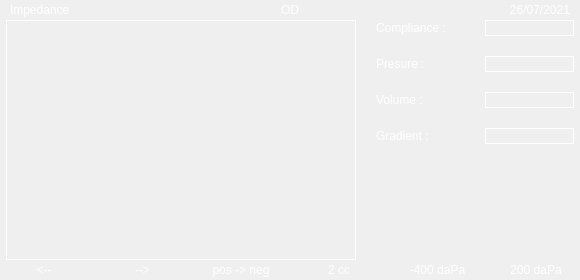
<?xml version="1.0" encoding="UTF-8"?>
<ui version="4.0">
 <class>Z_zscreen</class>
 <widget class="QWidget" name="Z_zscreen">
  <property name="geometry">
   <rect>
    <x>0</x>
    <y>0</y>
    <width>580</width>
    <height>280</height>
   </rect>
  </property>
  <property name="minimumSize">
   <size>
    <width>580</width>
    <height>280</height>
   </size>
  </property>
  <property name="maximumSize">
   <size>
    <width>590</width>
    <height>290</height>
   </size>
  </property>
  <property name="windowTitle">
   <string>ZSim</string>
  </property>
  <property name="styleSheet">
   <string notr="true">font: 10pt &quot;Monospace&quot;;
color: rgb(255, 255, 255);</string>
  </property>
  <layout class="QVBoxLayout" name="verticalLayout">
   <property name="spacing">
    <number>0</number>
   </property>
   <property name="leftMargin">
    <number>0</number>
   </property>
   <property name="topMargin">
    <number>0</number>
   </property>
   <property name="rightMargin">
    <number>0</number>
   </property>
   <property name="bottomMargin">
    <number>0</number>
   </property>
   <item>
    <widget class="QFrame" name="horizontalFrame">
     <property name="minimumSize">
      <size>
       <width>0</width>
       <height>20</height>
      </size>
     </property>
     <property name="maximumSize">
      <size>
       <width>16777215</width>
       <height>20</height>
      </size>
     </property>
     <layout class="QHBoxLayout" name="horizontalLayout">
      <property name="spacing">
       <number>0</number>
      </property>
      <property name="leftMargin">
       <number>10</number>
      </property>
      <property name="topMargin">
       <number>0</number>
      </property>
      <property name="rightMargin">
       <number>10</number>
      </property>
      <property name="bottomMargin">
       <number>0</number>
      </property>
      <item>
       <widget class="QLabel" name="label_8">
        <property name="text">
         <string>Impedance</string>
        </property>
       </widget>
      </item>
      <item>
       <widget class="QLabel" name="lbl_side">
        <property name="text">
         <string>OD</string>
        </property>
        <property name="alignment">
         <set>Qt::AlignCenter</set>
        </property>
       </widget>
      </item>
      <item>
       <widget class="QLabel" name="lbl_timeDate">
        <property name="text">
         <string>26/07/2021</string>
        </property>
        <property name="alignment">
         <set>Qt::AlignRight|Qt::AlignTrailing|Qt::AlignVCenter</set>
        </property>
       </widget>
      </item>
     </layout>
    </widget>
   </item>
   <item>
    <layout class="QHBoxLayout" name="horizontalLayout_2">
     <property name="spacing">
      <number>20</number>
     </property>
     <property name="leftMargin">
      <number>6</number>
     </property>
     <property name="rightMargin">
      <number>6</number>
     </property>
     <item>
      <widget class="QFrame" name="verticalFrame_2">
       <property name="minimumSize">
        <size>
         <width>350</width>
         <height>0</height>
        </size>
       </property>
       <property name="frameShape">
        <enum>QFrame::Box</enum>
       </property>
       <property name="frameShadow">
        <enum>QFrame::Plain</enum>
       </property>
       <layout class="QVBoxLayout" name="graph"/>
      </widget>
     </item>
     <item>
      <layout class="QVBoxLayout" name="verticalLayout_2">
       <item>
        <layout class="QHBoxLayout" name="horizontalLayout_5">
         <item>
          <widget class="QLabel" name="label_11">
           <property name="text">
            <string>Compliance :</string>
           </property>
          </widget>
         </item>
         <item>
          <widget class="QLabel" name="lbl_c">
           <property name="frameShape">
            <enum>QFrame::Box</enum>
           </property>
           <property name="text">
            <string/>
           </property>
          </widget>
         </item>
        </layout>
       </item>
       <item>
        <layout class="QHBoxLayout" name="horizontalLayout_7">
         <item>
          <widget class="QLabel" name="label_13">
           <property name="text">
            <string>Presure :</string>
           </property>
          </widget>
         </item>
         <item>
          <widget class="QLabel" name="lbl_p">
           <property name="frameShape">
            <enum>QFrame::Box</enum>
           </property>
           <property name="text">
            <string/>
           </property>
          </widget>
         </item>
        </layout>
       </item>
       <item>
        <layout class="QHBoxLayout" name="horizontalLayout_6">
         <item>
          <widget class="QLabel" name="label_15">
           <property name="text">
            <string>Volume :</string>
           </property>
          </widget>
         </item>
         <item>
          <widget class="QLabel" name="lbl_v">
           <property name="frameShape">
            <enum>QFrame::Box</enum>
           </property>
           <property name="text">
            <string/>
           </property>
          </widget>
         </item>
        </layout>
       </item>
       <item>
        <layout class="QHBoxLayout" name="horizontalLayout_4">
         <item>
          <widget class="QLabel" name="label_17">
           <property name="text">
            <string>Gradient :</string>
           </property>
          </widget>
         </item>
         <item>
          <widget class="QLabel" name="lbl_g">
           <property name="frameShape">
            <enum>QFrame::Box</enum>
           </property>
           <property name="text">
            <string/>
           </property>
          </widget>
         </item>
        </layout>
       </item>
       <item>
        <spacer name="verticalSpacer">
         <property name="orientation">
          <enum>Qt::Vertical</enum>
         </property>
         <property name="sizeHint" stdset="0">
          <size>
           <width>20</width>
           <height>40</height>
          </size>
         </property>
        </spacer>
       </item>
      </layout>
     </item>
    </layout>
   </item>
   <item>
    <widget class="QFrame" name="horizontalFrame_3">
     <property name="minimumSize">
      <size>
       <width>0</width>
       <height>20</height>
      </size>
     </property>
     <property name="maximumSize">
      <size>
       <width>16777215</width>
       <height>20</height>
      </size>
     </property>
     <layout class="QHBoxLayout" name="horizontalLayout_3">
      <property name="spacing">
       <number>40</number>
      </property>
      <property name="leftMargin">
       <number>15</number>
      </property>
      <property name="topMargin">
       <number>0</number>
      </property>
      <property name="rightMargin">
       <number>15</number>
      </property>
      <property name="bottomMargin">
       <number>0</number>
      </property>
      <item>
       <widget class="QLabel" name="label_3">
        <property name="text">
         <string>&lt;--</string>
        </property>
        <property name="alignment">
         <set>Qt::AlignCenter</set>
        </property>
       </widget>
      </item>
      <item>
       <widget class="QLabel" name="label_2">
        <property name="text">
         <string>--&gt;</string>
        </property>
        <property name="alignment">
         <set>Qt::AlignCenter</set>
        </property>
       </widget>
      </item>
      <item>
       <widget class="QLabel" name="label_6">
        <property name="text">
         <string>pos -&gt; neg</string>
        </property>
        <property name="alignment">
         <set>Qt::AlignCenter</set>
        </property>
       </widget>
      </item>
      <item>
       <widget class="QLabel" name="label_5">
        <property name="text">
         <string>2 cc</string>
        </property>
        <property name="alignment">
         <set>Qt::AlignCenter</set>
        </property>
       </widget>
      </item>
      <item>
       <widget class="QLabel" name="label">
        <property name="text">
         <string>-400 daPa</string>
        </property>
        <property name="alignment">
         <set>Qt::AlignCenter</set>
        </property>
       </widget>
      </item>
      <item>
       <widget class="QLabel" name="label_4">
        <property name="text">
         <string>200 daPa</string>
        </property>
        <property name="alignment">
         <set>Qt::AlignCenter</set>
        </property>
       </widget>
      </item>
     </layout>
    </widget>
   </item>
  </layout>
 </widget>
 <resources/>
 <connections/>
</ui>
